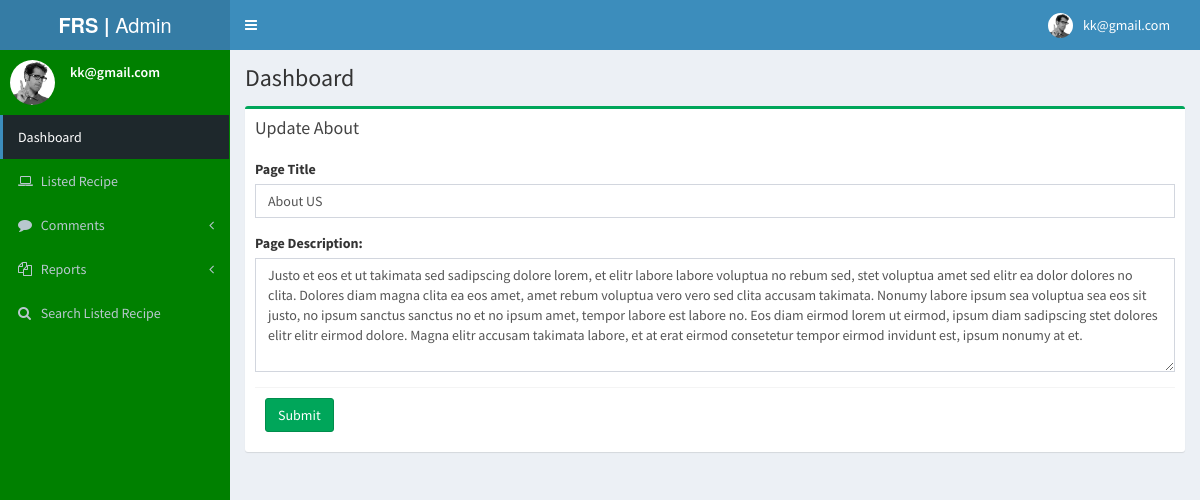
Screenshot of /about/ (signed in) with the database file from the repository.
### myapp/models.py (models this page shows, shortened)
class About(models.Model):
    pagetitle = models.CharField(max_length=200, null=True, blank=True)
    description = models.CharField(max_length=200, null=True, blank=True)

### myapp/views.py (the view)
# urls.py: path('about/', about, name="about"),
@login_required(login_url='/admin_login/')
def about(request):
    if request.method == "POST":
        pagetitle = request.POST['pagetitle']
        description = request.POST['description']
        About.objects.filter(id=1).update(pagetitle=pagetitle, description=description)
        messages.success(request, "Update About Successful")
        return redirect('about')
    data = About.objects.get(id=1)
    return render(request, "about.html", locals())

### myapp/templates/about.html (shortened to what this page needs)
{% extends 'admin_index.html' %}
{% load static %}
{% block body %}
<section class="content">
  <div class="row">
    <div class="col-md-12">
      <div class="box box-success">
        <div class="box-header">
          <h2 class="box-title">Update About</h2>
        </div>
        <form role="form" action="" method="post" enctype="multipart/form-data">
          <div class="box-body">
            <div class="form-group">
              <label for="exampleInputEmail1">Page Title</label>
              <input type="text" class="form-control" name="pagetitle" value="{{data.pagetitle}}" id="exampleInputEmail1" required="required">
            </div>
            <div class="form-group">
              <label for="exampleInputEmail2">Page Description:</label>
              <textarea type="text" rows="5" class="form-control" name="description" id="exampleInputEmail2">{{data.description}}</textarea>
            </div>
          <div class="box-footer">
            <button type="submit" class="btn btn-success">Submit</button>
          </div>
          </div>
        </form>
      </div>
    </div>
  </div>
</section>
{% endblock %}

### myapp/templates/admin_index.html (shortened to what this page needs)
<!DOCTYPE html>
{% load static %}
<html>
  <head>
    <link href="{% static 'bootstrap/css/bootstrap.min.css' %}" rel="stylesheet" type="text/css" />
    <link rel="stylesheet" href="https://cdnjs.cloudflare.com/ajax/libs/font-awesome/4.7.0/css/font-awesome.min.css">
    <link href="https://maxcdn.bootstrapcdn.com/font-awesome/4.3.0/css/font-awesome.min.css' %}" rel="stylesheet" type="text/css" />
    <link href="http://code.ionicframework.com/ionicons/2.0.0/css/ionicons.min.css' %}" rel="stylesheet" type="text/css" />
    <link href="{% static 'dist/css/AdminLTE.min.css' %}" rel="stylesheet" type="text/css" />
    <link href="{% static 'dist/css/skins/_all-skins.min.css' %}" rel="stylesheet" type="text/css" />
    <link href="{% static 'plugins/iCheck/flat/blue.css' %}" rel="stylesheet" type="text/css" />
    <link href="{% static 'plugins/morris/morris.css' %}" rel="stylesheet" type="text/css" />
    <link href="{% static 'plugins/jvectormap/jquery-jvectormap-1.2.2.css' %}" rel="stylesheet" type="text/css" />
    <link href="{% static 'plugins/datepicker/datepicker3.css' %}" rel="stylesheet" type="text/css" />
    <link href="{% static 'plugins/daterangepicker/daterangepicker-bs3.css' %}" rel="stylesheet" type="text/css" />
    <link href="{% static 'plugins/bootstrap-wysihtml5/bootstrap3-wysihtml5.min.css' %}" rel="stylesheet" type="text/css" />
  </head>
  <body class="skin-blue">
    <div class="wrapper">
      <header class="main-header">
        <a href="/admin_index/" class="logo"><b>FRS |</b> Admin</a>
        <nav class="navbar navbar-static-top" role="navigation">
          <a href="#" class="sidebar-toggle" data-toggle="offcanvas" role="button">
          </a>
          <div class="navbar-custom-menu">
            <ul class="nav navbar-nav">
              <li class="dropdown user user-menu">
                <a href="#" class="dropdown-toggle" data-toggle="dropdown">
                  <img src="{% static 'dist/img/user2-160x160.jpg' %}" class="user-image" alt="User Image"/>
                  <span class="hidden-xs">{{ request.user.username }}</span>
                </a>
              </li>
            </ul>
          </div>
        </nav>
      </header>
      <aside class="main-sidebar" style="background-color: green;">
        <section class="sidebar">
          <div class="user-panel">
            <div class="pull-left image">
              <img src="{% static 'dist/img/user2-160x160.jpg' %}" class="img-circle" alt="User Image" />
            </div>
            <div class="pull-left info">
              <p>{{ request.user.username }}</p>
            </div>
          </div>
          <ul class="sidebar-menu">
            <li class="active treeview">
              <a href="/admin_index/">
                <span>Dashboard</span>
              </a>
            </li>
            <li>
              <a href="/admin_manage_recipe/">
                <i class="fa fa-laptop"></i> <span>Listed Recipe</span>
              </a>
            </li>
           <li class="treeview">
              <a href="#">
                <i class="fa fa-comment"></i>
                <span>Comments</span>
                <i class="fa fa-angle-left pull-right"></i>
              </a>
            </li>
            <li class="treeview">
              <a href="">
                <i class="fa fa-copy" aria-hidden="true"></i>
                <span>Reports</span>
                <i class="fa fa-angle-left pull-right"></i>
              </a>
            </li>
            <li>
              <a href="/admin_search_recipe/">
                <i class="fa fa-search"></i> <span>Search Listed Recipe</span>
              </a>
            </li>
           </ul>
        </section>
      </aside>
      <div class="content-wrapper">
        <section class="content-header">
          <h1>
            Dashboard
          </h1>
        </section>
        {% block body %}
        {% endblock %}
      </div>
    </div>
  </body>
</html>

### rows the page displays
About: pagetitle "About US", description "Justo et eos et ut takimata sed sadipscing dolore lorem, et elitr labore labore voluptua no rebum sed, stet voluptua amet sed elitr ea dolor dolores no clita. Dolores diam magna clita ea eos amet, amet rebum voluptua vero vero sed clita accusam takimata. Nonumy labore ipsum sea voluptua sea eos sit justo, no ipsum sanctus sanctus no et no ipsum amet, tempor labore est labore no. Eos diam eirmod lorem ut eirmod, ipsum diam sadipscing stet dolores elitr elitr eirmod dolore. Magna elitr accusam takimata labore, et at erat eirmod consetetur tempor eirmod invidunt est, ipsum nonumy at et."

### other values shown
{{ request.user.username }} "kk@gmail.com"
